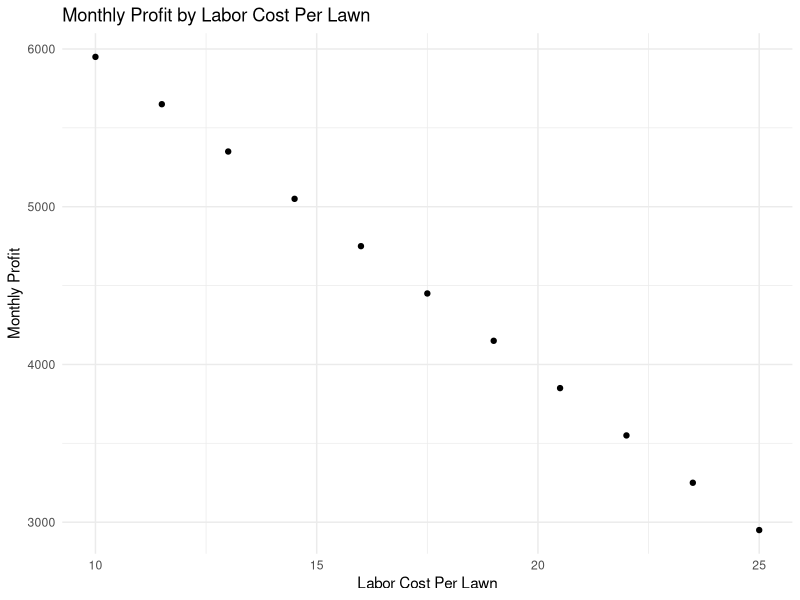
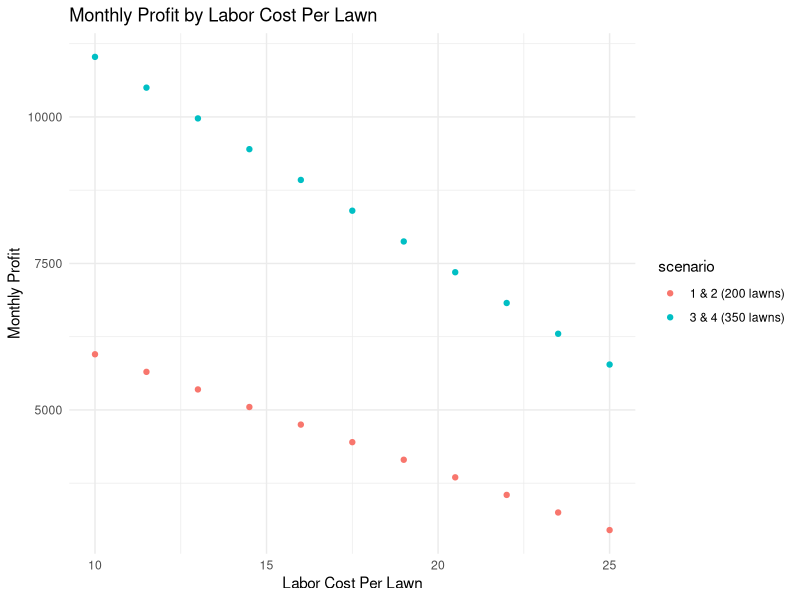

The R script that drew these images, in order:
## ---- chunk 1
knitr::opts_chunk$set(echo = F, warning = F, message = F)
library(tidyverse) # For data wrangling
library(magrittr) # Pipe function
library(lubridate) # For working with dates

## ---- chunk 2
monthlyProfit <- function(lawnsPerMonth = 200, chiefHours = 1){
  pricePerLawn <- 50
  truckPaymentPerMonth <- 300
  mowers <- 3
  mowerPaymentPerMonth <- 100
  equipmentCost <- 2000
  equipmentLifeInMonths <- 20
  equipmentMaintPerMonth <- 100
  insurancePerMonth <- 300
  fuelGallonsPerLawn <- 1
  fuelCostPerGallon <- 3
  suppliesPerLawn <- 1.5
  advertPerMonth <- ifelse(lawnsPerMonth ==200,50,300)
  chiefHourlyRate <- 15
  staffHourlyRate <- 10
  
  laborExpensePerLawn <- (chiefHourlyRate *chiefHours) + (staffHourlyRate*1)
  revenuePerMonth <- pricePerLawn*lawnsPerMonth
  expensePerMonth <- sum(truckPaymentPerMonth
                         , mowers*mowerPaymentPerMonth
                         , equipmentCost/equipmentLifeInMonths
                         , equipmentMaintPerMonth
                         , insurancePerMonth
                         , fuelGallonsPerLawn*fuelCostPerGallon*lawnsPerMonth
                         , suppliesPerLawn*lawnsPerMonth
                         , advertPerMonth
                         , laborExpensePerLawn*lawnsPerMonth
  )
  incomePerMonth <- revenuePerMonth - expensePerMonth
  incomePerLawn <- incomePerMonth / lawnsPerMonth
  
  returnList <- list(incomePerMonth = incomePerMonth
                     , laborExpensePerLawn = laborExpensePerLawn
                     , incomePerLawn = incomePerLawn)
  return(returnList)
  
}

## ---- chunk 3
allProfit <- data.frame()
for(ch in seq(0, 1, .1)){
  mp <- monthlyProfit(lawnsPerMonth = 200, chiefHours = ch)
  tdf <- data.frame(laborExpensePerLawn = mp$laborExpensePerLawn
                    , monthlyProfit = mp$incomePerMonth)
  
  allProfit %<>% bind_rows(tdf)
}

# Plot
ggplot(allProfit, aes(x = laborExpensePerLawn, y = monthlyProfit)) +
  geom_point() +
  theme_minimal() +
  labs(title = 'Monthly Profit by Labor Cost Per Lawn'
       , x = 'Labor Cost Per Lawn'
       , y = 'Monthly Profit')

## ---- chunk 4
allProfit$scenario <- '1 & 2 (200 lawns)'
for(ch in seq(0, 1, .1)){
  mp <- monthlyProfit(lawnsPerMonth = 350, chiefHours = ch)
  tdf <- data.frame(laborExpensePerLawn = mp$laborExpensePerLawn
                    , monthlyProfit = mp$incomePerMonth
                    , scenario = '3 & 4 (350 lawns)')
  
  allProfit %<>% bind_rows(tdf)
}

# Plot
ggplot(allProfit, aes(x = laborExpensePerLawn, y = monthlyProfit)) +
  geom_point(aes(color = scenario)) +
  theme_minimal() +
  labs(title = 'Monthly Profit by Labor Cost Per Lawn'
       , x = 'Labor Cost Per Lawn'
       , y = 'Monthly Profit')

